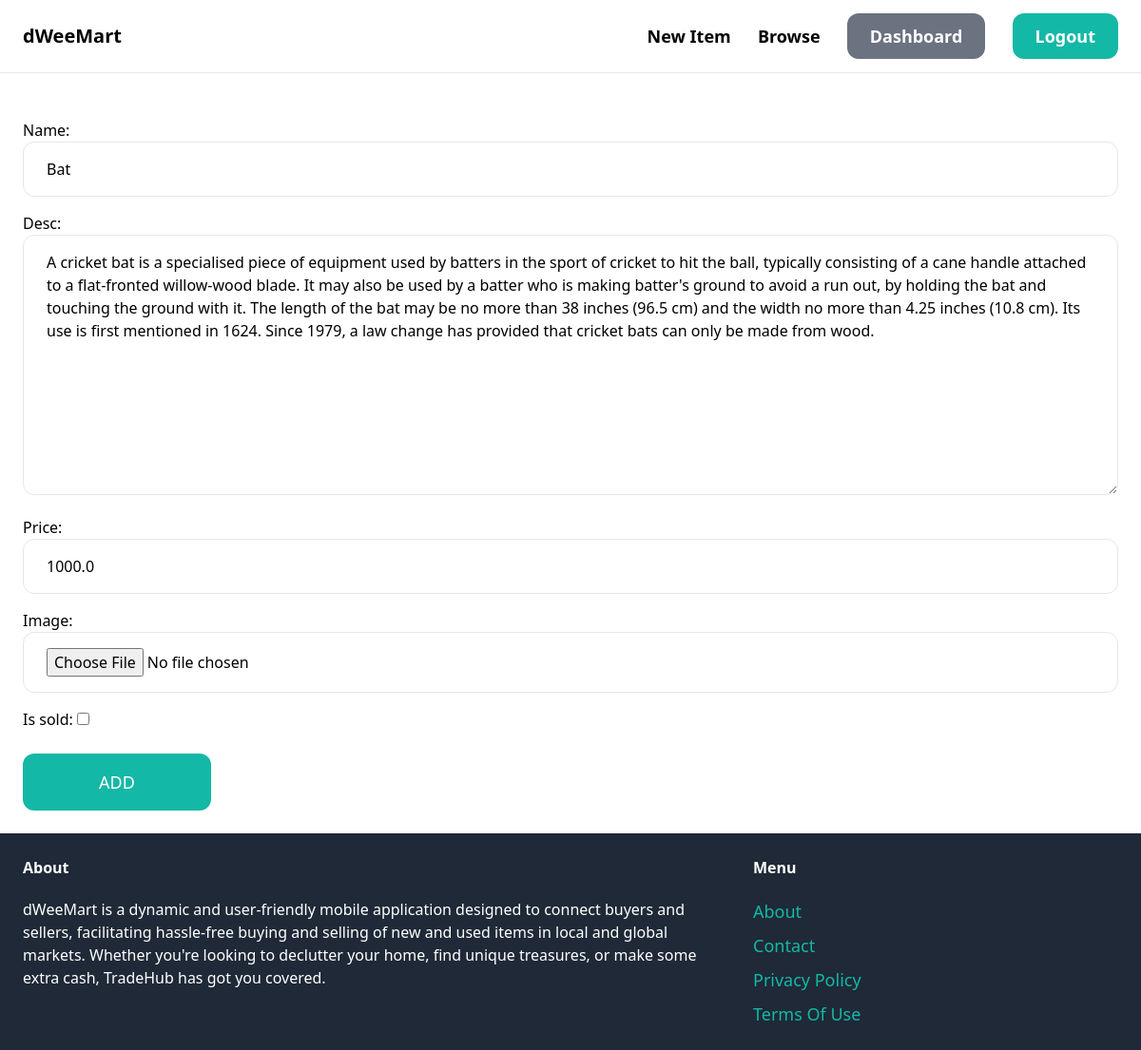
The app's page /items/2/edit/ (signed in) with its own data.
### item/models.py (models this page shows, shortened)
class items(models.Model):
    category=models.ForeignKey(Category,related_name='category',on_delete=models.CASCADE)
    name=models.CharField(max_length=255)
    desc=models.TextField(blank=True,null=True)
    price=models.FloatField()
    image=models.ImageField(upload_to='item_images',blank=True,null=True)
    is_sold=models.BooleanField(default=False)
    created_at=models.DateTimeField(auto_now_add=True)
    created_by=models.ForeignKey(User,related_name='items',on_delete=models.CASCADE)
    class Meta:
        ordering=('name',)
        verbose_name_plural='items'

### item/views.py (the view)
# urls.py: path('<int:pk>/edit/',views.edit,name='edit')
@login_required
def edit(request,pk):
    item= get_object_or_404(items,pk=pk)
    if request.method=='POST':
        form=Edititemform(request.POST,request.FILES,instance=item)
        if form.is_valid():
            form.save()
            return redirect('item:detail',pk=item.id)
    else:
        form=Edititemform(instance=item)
    return render(request,'item/form.html',{
        'form':form
    })

### item/forms.py
class Edititemform(forms.ModelForm):
    class Meta:
        model=items
        fields=('name','desc','price','image','is_sold')
        widgets={
            'name':forms.TextInput(attrs={'class':INPUT_CLASSES}),
            'desc':forms.Textarea(attrs={'class':INPUT_CLASSES}),
            'price':forms.TextInput(attrs={'class':INPUT_CLASSES}),
            'image':forms.FileInput(attrs={'class':INPUT_CLASSES}),
        }

### item/templates/item/form.html (shortened to what this page needs)
{% extends 'core/base.html' %}
{% block content %}
<form action="." method="post" enctype="multipart/form-data">
    <div class="space-y-4">
        {{form.as_p}}
    </div>
    <br>
    <button class="py-4 px-20 text-lg text-white bg-teal-500 rounded-xl hover:bg-teal-700">
        ADD
    </button>
</form>
{% endblock %}

### records on screen
items: name "Bat", desc "A cricket bat is a specialised piece of equipment used by batters in the sport of cricket to hit the ball, typically consisting of a cane handle attached to a flat-fronted willow-wood blade. It may also be used by a batter who is making batter's ground to avoid a run out, by holding the bat and touching the ground with it. The length of the bat may be no more than 38 inches (96.5 cm) and the width no more than 4.25 inches (10.8 cm). Its use is first mentioned in 1624. Since 1979, a law change has provided that cricket bats can only be made from wood.", price "1000.0"
